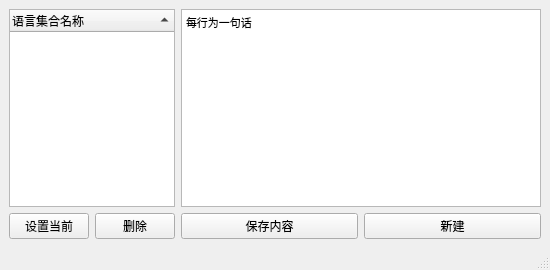
<?xml version="1.0" encoding="UTF-8"?>
<ui version="4.0">
 <class>TargetSpeechEditWindow</class>
 <widget class="QMainWindow" name="TargetSpeechEditWindow">
  <property name="geometry">
   <rect>
    <x>0</x>
    <y>0</y>
    <width>550</width>
    <height>270</height>
   </rect>
  </property>
  <property name="windowTitle">
   <string>MainWindow</string>
  </property>
  <widget class="QWidget" name="centralwidget">
   <layout class="QGridLayout" name="gridLayout">
    <item row="1" column="1">
     <widget class="QPushButton" name="pushButton_speech_words_delete">
      <property name="sizePolicy">
       <sizepolicy hsizetype="Maximum" vsizetype="Fixed">
        <horstretch>0</horstretch>
        <verstretch>0</verstretch>
       </sizepolicy>
      </property>
      <property name="text">
       <string>删除</string>
      </property>
     </widget>
    </item>
    <item row="0" column="2" colspan="2">
     <widget class="QTextEdit" name="textEdit_speech_words">
      <property name="lineWrapMode">
       <enum>QTextEdit::NoWrap</enum>
      </property>
      <property name="html">
       <string>&lt;!DOCTYPE HTML PUBLIC &quot;-//W3C//DTD HTML 4.0//EN&quot; &quot;http://www.w3.org/TR/REC-html40/strict.dtd&quot;&gt;
&lt;html&gt;&lt;head&gt;&lt;meta name=&quot;qrichtext&quot; content=&quot;1&quot; /&gt;&lt;style type=&quot;text/css&quot;&gt;
p, li { white-space: pre-wrap; }
&lt;/style&gt;&lt;/head&gt;&lt;body style=&quot; font-family:'MS Shell Dlg 2'; font-size:8.25pt; font-weight:400; font-style:normal;&quot;&gt;
&lt;p style=&quot; margin-top:0px; margin-bottom:0px; margin-left:0px; margin-right:0px; -qt-block-indent:0; text-indent:0px;&quot;&gt;每行为一句话&lt;/p&gt;&lt;/body&gt;&lt;/html&gt;</string>
      </property>
      <property name="acceptRichText">
       <bool>false</bool>
      </property>
     </widget>
    </item>
    <item row="1" column="0">
     <widget class="QPushButton" name="pushButton_speech_words_set">
      <property name="sizePolicy">
       <sizepolicy hsizetype="Maximum" vsizetype="Fixed">
        <horstretch>0</horstretch>
        <verstretch>0</verstretch>
       </sizepolicy>
      </property>
      <property name="text">
       <string>设置当前</string>
      </property>
     </widget>
    </item>
    <item row="1" column="2">
     <widget class="QPushButton" name="pushButton_speech_words_save">
      <property name="text">
       <string>保存内容</string>
      </property>
     </widget>
    </item>
    <item row="1" column="3">
     <widget class="QPushButton" name="pushButton_speech_words_new">
      <property name="sizePolicy">
       <sizepolicy hsizetype="Minimum" vsizetype="Fixed">
        <horstretch>0</horstretch>
        <verstretch>0</verstretch>
       </sizepolicy>
      </property>
      <property name="text">
       <string>新建</string>
      </property>
     </widget>
    </item>
    <item row="0" column="0" colspan="2">
     <widget class="QTreeWidget" name="treeWidget_speech_names">
      <property name="maximumSize">
       <size>
        <width>234</width>
        <height>16777215</height>
       </size>
      </property>
      <property name="selectionMode">
       <enum>QAbstractItemView::ExtendedSelection</enum>
      </property>
      <property name="indentation">
       <number>0</number>
      </property>
      <property name="sortingEnabled">
       <bool>true</bool>
      </property>
      <property name="animated">
       <bool>true</bool>
      </property>
      <column>
       <property name="text">
        <string>语言集合名称</string>
       </property>
      </column>
     </widget>
    </item>
   </layout>
  </widget>
  <widget class="QMenuBar" name="menubar">
   <property name="geometry">
    <rect>
     <x>0</x>
     <y>0</y>
     <width>550</width>
     <height>21</height>
    </rect>
   </property>
  </widget>
  <widget class="QStatusBar" name="statusbar"/>
 </widget>
 <resources/>
 <connections/>
</ui>
